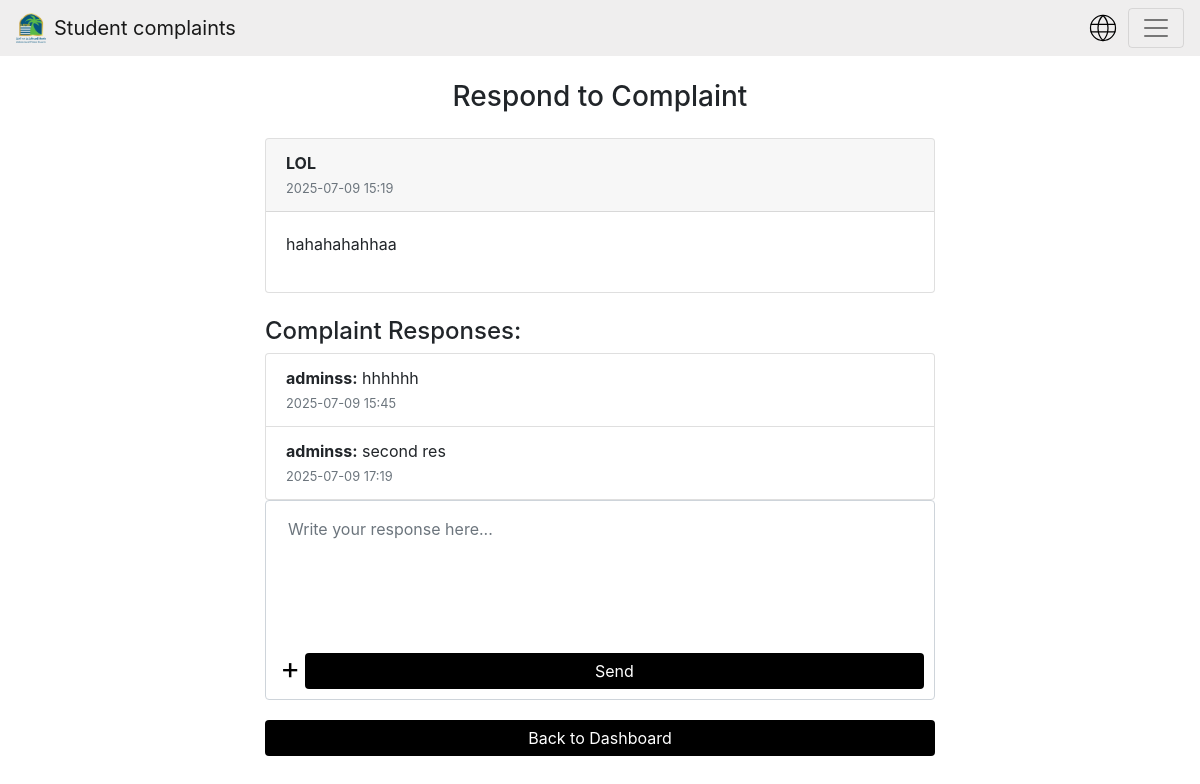
The app's page /admin/respond/2 (signed in) with its own data.
### website/models.py (models this page shows)
class Complaint(db.Model):
    id = db.Column(db.Integer, primary_key=True)
    title = db.Column(db.String(300), nullable=False)
    description = db.Column(db.Text, nullable=False)
    date_created = db.Column(db.DateTime(timezone=True), default=func.now())
    student_id = db.Column(db.Integer, db.ForeignKey('user.id'), nullable=False)
    responses = db.relationship('Response', backref='complaint', lazy=True)
    rating = db.Column(db.Integer, nullable=True)

class Response(db.Model):
    id = db.Column(db.Integer, primary_key=True)
    response_text = db.Column(db.Text, nullable=False)
    date_created = db.Column(db.DateTime(timezone=True), default=func.now())
    complaint_id = db.Column(db.Integer, db.ForeignKey('complaint.id', name='fk_response_complaint_id'), nullable=False)
    admin_id = db.Column(db.Integer, db.ForeignKey('user.id', name='fk_response_admin_id'), nullable=False)
    rating = db.Column(db.Integer, nullable=True)

class User(db.Model, UserMixin):
    id = db.Column(db.Integer, primary_key=True)
    email = db.Column(db.String(150), unique=True)
    password = db.Column(db.String(150))
    first_name = db.Column(db.String(150))
    user_type = db.Column(db.String(20), nullable=False, default='student')
    complaints = db.relationship('Complaint', backref='student', lazy=True)
    responses = db.relationship('Response', backref='admin', lazy=True)
    last_sent_date = db.Column(db.DateTime)  # Last comp
    messages_today = db.Column(db.Integer, default=0)  # number of massages for today

### website/admin.py (the view, shortened to what this page needs)
@admin.route('/respond/<int:complaint_id>', methods=['GET', 'POST'])
@login_required
def respond_to_complaint(complaint_id):
    if current_user.user_type != 'admin':
        flash("Access denied", category="error")
        return redirect(url_for('views.home'))
    complaint = Complaint.query.get_or_404(complaint_id)
    lang = session.get('lang', 'en')
    return render_template('admin/respond.html', complaint=complaint, lang=lang, user=current_user)

### website/views.py (called while the page is built)
@views.before_app_request
def detect_lang():
    lang = request.args.get('lang') or session.get('lang')
    if lang in ['ar', 'en']:
        session['lang'] = lang
    elif 'lang' not in session:
        session['lang'] = 'en'

### website/templates/admin/respond.html (shortened to what this page needs)
{% extends "base.html" %}
{% block content %}
<div class="container mt-4" style="max-width: 700px;">
  <h3 class="mb-4 text-center">{{ 'الرد على الشكوى' if lang == 'ar' else 'Respond to Complaint' }}</h3>
  <div class="card mb-4">
    <div class="card-header">
      <strong>{{ complaint.title }}</strong>
      <br>
      <small class="text-muted">{{ complaint.date_created.strftime('%Y-%m-%d %H:%M') }}</small>
    </div>
    <div class="card-body">
      <p>{{ complaint.description }}</p>
    </div>
  </div>
  <div class="responses">
    <h4>{{ 'ردود الشكوى' if lang == 'ar' else 'Complaint Responses' }}:</h4>
    {% if complaint.responses %}
      <ul class="list-group">
        {% for response in complaint.responses %}
          <li class="list-group-item">
            <strong>{{ response.admin.first_name }}:</strong> {{ response.response_text }}
            <br>
            <small class="text-muted">{{ response.date_created.strftime('%Y-%m-%d %H:%M') }}</small>
          </li>
        {% endfor %}
      </ul>
    {% else %}
      <p>{{ 'لا توجد ردود على هذه الشكوى بعد.' if lang == 'ar' else 'There are no responses to this complaint yet.' }}</p>
    {% endif %}
  </div>
  <form method="POST" enctype="multipart/form-data" class="d-flex align-items-center" style="gap: 0.5rem;">
    <div class="input-group" style="border: 1px solid #ced4da; border-radius: 0.25rem; overflow: hidden; display: flex; flex-direction: column; gap: 10px; padding: 10px; width: 100%;">
      <textarea id="response" name="response" rows="5" placeholder="{{ 'اكتب ردك هنا...' if lang == 'ar' else 'Write your response here...' }}"
        class="form-control flex-grow-1"
        style="resize:none; min-height:50px; max-height:150px; overflow-y:auto; border: none; box-shadow: none;"
        required></textarea>
      <div style="display: flex; justify-content: space-between; align-items: center;">
          <label id="file-upload-label" for="file-upload" style="display: flex; justify-content: center; align-items: center;
           width: 30px; height: 15px;
           font-size: 30px; cursor: pointer;
           margin-top: -5px;">+</label>
          <button type="submit" class="btn-black" style="padding: 6px 20px; font-size: 16px;">
            {{ 'إرسال' if lang == 'ar' else 'Send' }}
          </button>
      </div>
    </div>
  </form>
  <div style="text-align: center; margin-top: 20px;">
    <a href="{{ url_for('admin.dashboard') }}" class="btn-black" style="display: inline-block; padding: 6px 20px; font-size: 16px; text-decoration: none;">
      {{ 'العودة للوحة التحكم' if lang == 'ar' else 'Back to Dashboard' }}
    </a>
  </div>
</div>
{% endblock %}

### website/templates/admin/respond.html (style rules this page uses)
.btn-black { background-color: black !important; color: white !important; border: none !important; padding: 0.5rem 1rem; border-radius: 0.25rem; cursor: pointer; width: 100%; transition: background-color 0.3s ease; }
#file-upload-label { cursor: pointer; font-size: 24px; user-select: none; margin-bottom: 0; color: black; transition: color 0.3s ease; }

### records on screen
Complaint: title "LOL", date_created "2025-07-09 15:19", description "hahahahahhaa"
Response: admin.first_name "adminss", response_text "hhhhhh", date_created "2025-07-09 15:45"
Response: admin.first_name "adminss", response_text "second res", date_created "2025-07-09 17:19"

### other values on screen
{{ 'الرد على الشكوى' if lang == 'ar' else 'Respond to Complaint' }} "Respond to Complaint"
{{ 'ردود الشكوى' if lang == 'ar' else 'Complaint Responses' }} "Complaint Responses"
{{ 'إرسال' if lang == 'ar' else 'Send' }} "Send"
{{ 'العودة للوحة التحكم' if lang == 'ar' else 'Back to Dashboard' }} "Back to Dashboard"
